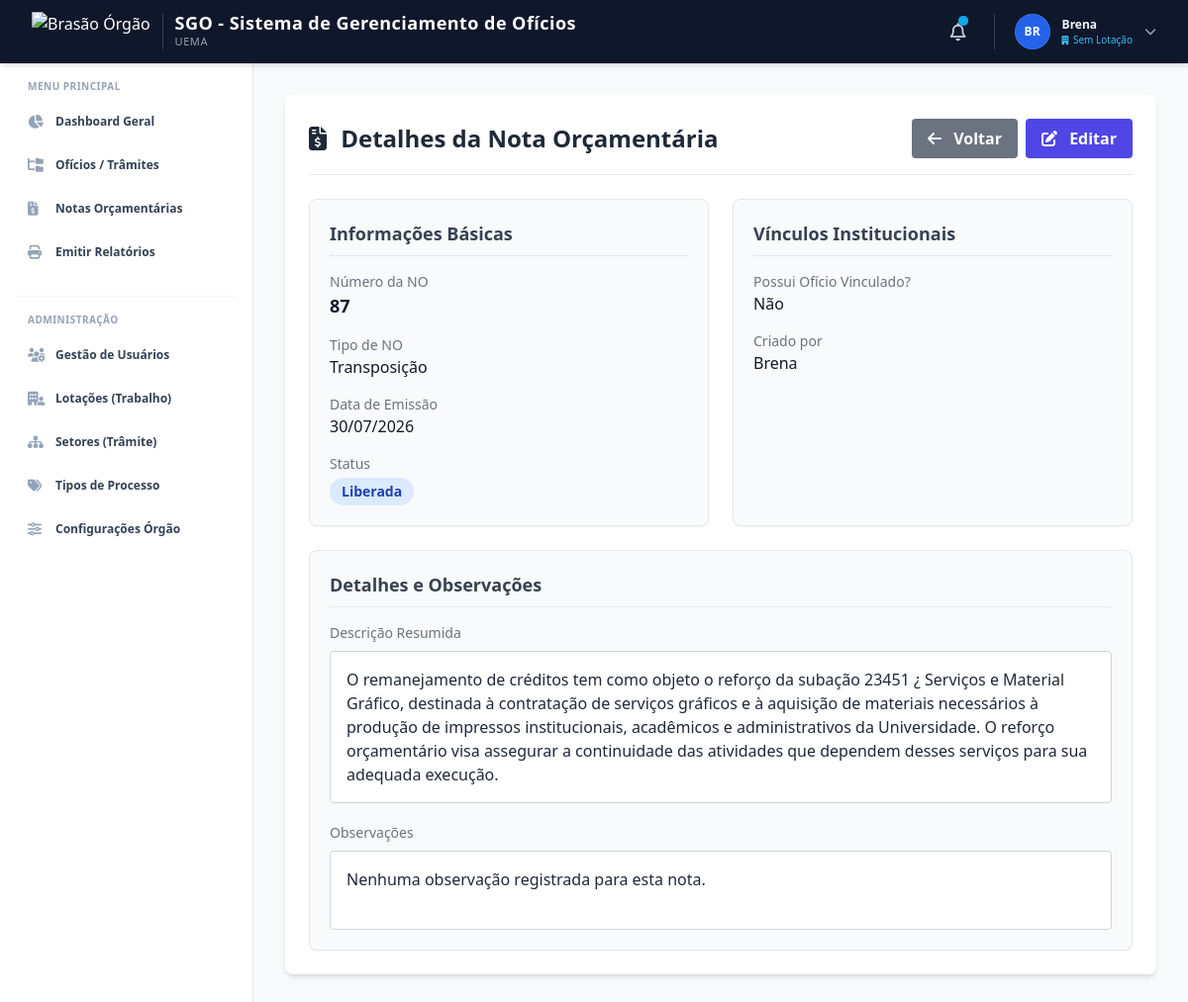
The page /notas/view/45 (signed in) on the database its author committed.
### app/models.py (models this page shows, shortened)
class Configuracao(db.Model):
    __tablename__ = 'configuracoes'
    id = db.Column(db.Integer, primary_key=True)
    nome_sistema = db.Column(db.String(100), default='SGO')
    sigla_orgao = db.Column(db.String(20), default='UEMA')
    nome_departamento = db.Column(db.String(100), default='Coordenação de Planejamento e Orçamento')
    logo_url = db.Column(db.String(500), nullable=True, default='https://upload.wikimedia.org/wikipedia/commons/2/20/Bras%C3%A3o_UEMA.png')
    itens_por_pagina = db.Column(db.Integer, default=10)
    email_suporte = db.Column(db.String(120), nullable=True)
    modo_manutencao = db.Column(db.Boolean, default=False)

class User(UserMixin, db.Model):
    __tablename__ = 'users'
    id = db.Column(db.Integer, primary_key=True)
    nome = db.Column(db.String(100), nullable=False)
    email = db.Column(db.String(120), unique=True, nullable=False, index=True)
    password_hash = db.Column(db.String(256), nullable=False)
    perfil = db.Column(db.String(20), default='Usuario', nullable=False)
    ativo = db.Column(db.Boolean, default=True)
    lotacao_id = db.Column(db.Integer, db.ForeignKey('lotacoes.id'), nullable=True)
    created_at = db.Column(db.DateTime, default=datetime.datetime.now)
    updated_at = db.Column(db.DateTime, onupdate=datetime.datetime.now)
    oficios_criados = db.relationship('Oficio', backref='criador', lazy=True)
    setores_permitidos = db.relationship('Setor', secondary=usuario_setor, backref=db.backref('usuarios_vinculados', lazy='dynamic'))
    @property
    def password(self):
        """Impede a leitura direta da senha."""
        raise AttributeError('A senha não é um atributo legível!')

class NotaOrcamentaria(db.Model):
    __tablename__ = 'notas_orcamentarias'
    id = db.Column(db.Integer, primary_key=True)
    data_emissao = db.Column(db.Date, default=datetime.date.today, nullable=False)
    numero_no = db.Column(db.String(50), unique=True, nullable=False)
    tipo_no = db.Column(db.String(50), nullable=False)
    tem_oficio = db.Column(db.String(3), default='Não', nullable=False)
    numero_oficio = db.Column(db.String(50), nullable=True)
    processo_sei = db.Column(db.String(50), nullable=True)
    descricao_resumida = db.Column(db.Text, nullable=False)
    status = db.Column(db.String(50), nullable=False)
    observacoes = db.Column(db.Text, nullable=True)
    created_at = db.Column(db.DateTime, default=datetime.datetime.now)
    criador_id = db.Column(db.Integer, db.ForeignKey('users.id'), nullable=False)
    criador = db.relationship('User', foreign_keys=[criador_id])

### app/controllers/notas.py (the view)
@notas_bp.route('/view/<int:id>', methods=['GET'])
@login_required
def view(id):
    nota = NotaOrcamentaria.query.get_or_404(id)
    if current_user.perfil != 'Administrador' and nota.criador_id != current_user.id:
        flash('Acesso negado. Você só pode visualizar as suas próprias notas.', 'danger')
        return redirect(url_for('notas.list'))
    return render_template('notas/view.html', nota=nota, title='Visualizar Nota Orçamentária')

### app/templates/notas/view.html (shortened to what this page needs)
{% extends "base/base.html" %}
{% block content %}
<div class="bg-white rounded-lg shadow-md p-6 max-w-4xl mx-auto">
    <div class="flex justify-between items-center mb-6 border-b pb-4">
        <h2 class="text-2xl font-bold text-gray-800">
            <i class="fas fa-file-invoice-dollar text-brand-600 mr-2"></i> Detalhes da Nota Orçamentária
        </h2>
        <div class="flex space-x-2">
            <a href="{{ url_for('notas.list') }}" class="bg-gray-500 hover:bg-gray-600 text-white font-bold py-2 px-4 rounded transition-colors">
                <i class="fas fa-arrow-left mr-2"></i> Voltar
            </a>
            <a href="{{ url_for('notas.edit', id=nota.id) }}" class="bg-indigo-600 hover:bg-indigo-700 text-white font-bold py-2 px-4 rounded transition-colors">
                <i class="fas fa-edit mr-2"></i> Editar
            </a>
        </div>
    </div>
    <div class="grid grid-cols-1 md:grid-cols-2 gap-6">
        <div class="bg-gray-50 p-5 rounded-lg border border-gray-200 shadow-sm">
            <h3 class="text-lg font-semibold text-gray-700 mb-4 border-b pb-2">Informações Básicas</h3>
            <div class="space-y-4">
                <div>
                    <span class="block text-sm font-medium text-gray-500">Número da NO</span>
                    <span class="block text-lg font-bold text-gray-900">{{ nota.numero_no }}</span>
                </div>
                <div>
                    <span class="block text-sm font-medium text-gray-500">Tipo de NO</span>
                    <span class="block text-base text-gray-900">{{ nota.tipo_no }}</span>
                </div>
                <div>
                    <span class="block text-sm font-medium text-gray-500">Data de Emissão</span>
                    <span class="block text-base text-gray-900">{{ nota.data_emissao.strftime('%d/%m/%Y') if nota.data_emissao else 'N/D' }}</span>
                </div>
                <div>
                    <span class="block text-sm font-medium text-gray-500 mb-1">Status</span>
                    <span class="inline-flex px-3 py-1 text-sm font-semibold rounded-full
                        {% if nota.status == 'Liberada' %} bg-blue-100 text-blue-800
                        {% elif nota.status == 'Assinada' %} bg-purple-100 text-purple-800
                        {% elif nota.status == 'Associada' %} bg-yellow-100 text-yellow-800
                        {% elif nota.status == 'Realizada' %} bg-green-100 text-green-800
                        {% elif nota.status == 'Cancelada' %} bg-red-100 text-red-800
                        {% else %} bg-gray-200 text-gray-800 {% endif %}">
                        {{ nota.status }}
                    </span>
                </div>
            </div>
        </div>
        <div class="bg-gray-50 p-5 rounded-lg border border-gray-200 shadow-sm">
            <h3 class="text-lg font-semibold text-gray-700 mb-4 border-b pb-2">Vínculos Institucionais</h3>
            <div class="space-y-4">
                <div>
                    <span class="block text-sm font-medium text-gray-500">Possui Ofício Vinculado?</span>
                    <span class="block text-base text-gray-900">{{ nota.tem_oficio }}</span>
                </div>
                <div>
                    <span class="block text-sm font-medium text-gray-500">Criado por</span>
                    <span class="block text-base text-gray-900">{{ nota.criador.nome if nota.criador else 'Usuário não identificado' }}</span>
                </div>
            </div>
        </div>
        <div class="col-span-1 md:col-span-2 bg-gray-50 p-5 rounded-lg border border-gray-200 shadow-sm">
            <h3 class="text-lg font-semibold text-gray-700 mb-4 border-b pb-2">Detalhes e Observações</h3>
            <div class="space-y-5">
                <div>
                    <span class="block text-sm font-medium text-gray-500 mb-2">Descrição Resumida</span>
                    <div class="bg-white p-4 rounded border border-gray-300 text-gray-800 whitespace-pre-wrap min-h-[80px]">{{ nota.descricao_resumida }}</div>
                </div>
                <div>
                    <span class="block text-sm font-medium text-gray-500 mb-2">Observações</span>
                    <div class="bg-white p-4 rounded border border-gray-300 text-gray-800 whitespace-pre-wrap min-h-[80px]">{{ nota.observacoes or 'Nenhuma observação registrada para esta nota.' }}</div>
                </div>
            </div>
        </div>
    </div>
</div>
{% endblock %}

### app/templates/base/base.html (shortened to what this page needs)
<!DOCTYPE html>
<html lang="pt-br" class="h-full bg-slate-50">
<head>
    <script src="https://cdn.tailwindcss.com"></script>
    <link rel="stylesheet" href="https://cdnjs.cloudflare.com/ajax/libs/font-awesome/6.4.0/css/all.min.css">
    <link rel="stylesheet" href="{{ url_for('static', filename='css/style.css') }}">
</head>
<body class="h-full antialiased text-slate-700 bg-slate-50 font-sans" x-data="{ sidebarOpen: false }">
    <div class="min-h-full flex flex-col">
        <header class="bg-slate-900 text-white sticky top-0 z-30 shadow-md">
            <div class="px-4 sm:px-6 lg:px-8 h-16 flex items-center justify-between">
                <div class="flex items-center gap-4">
                    <a href="{{ url_for('main.index') }}" class="flex items-center gap-3 group">
                        <img src="{{ config_sistema.logo_url if config_sistema and config_sistema.logo_url else 'https://upload.wikimedia.org/wikipedia/commons/2/20/Bras%C3%A3o_UEMA.png' }}"
                             alt="Brasão Órgão"
                             class="h-10 w-auto object-contain transition-transform group-hover:scale-105">
                        <div class="border-l border-slate-700 pl-3">
                            <span class="font-bold text-lg leading-none block text-white tracking-wide">{{ config_sistema.nome_sistema if config_sistema else 'SGO' }}</span>
                            <span class="text-[11px] text-slate-400 block mt-0.5 uppercase tracking-wider font-medium">{{ config_sistema.sigla_orgao if config_sistema else 'UEMA' }}</span>
                        </div>
                    </a>
                </div>
                <div class="flex items-center gap-3 sm:gap-5">
                    <div class="relative" x-data="{ open: false }">
                        <button @click="open = !open"
                                type="button"
                                class="relative p-2 text-slate-300 hover:text-white hover:bg-slate-800 rounded-full focus:outline-none transition-colors">
                            <i class="fa-regular fa-bell text-lg"></i>
                            {% if notificacoes_count > 0 %}
                                <span class="absolute top-1.5 right-1.5 flex h-2.5 w-2.5">
                                  <span class="relative inline-flex rounded-full h-2.5 w-2.5 bg-sky-500"></span>
                                </span>
                            {% endif %}
                        </button>
                    </div>
                    {% if current_user.is_authenticated %}
                        <div class="relative border-l border-slate-700 pl-3 sm:pl-5" x-data="{ open: false }">
                            <button @click="open = !open" type="button" class="flex items-center gap-3 text-sm focus:outline-none group">
                                <div class="w-9 h-9 rounded-full bg-blue-600 text-white flex items-center justify-center font-bold text-xs uppercase shadow-inner border border-blue-400/30">
                                    {{ current_user.nome[:2] }}
                                </div>
                                <div class="hidden md:block text-left">
                                    <span class="font-semibold text-xs block text-slate-100 group-hover:text-white leading-none">{{ current_user.nome }}</span>
                                    <span class="text-[10px] text-sky-400 block mt-1 leading-none font-medium">
                                        <i class="fa-solid fa-building text-[9px] mr-0.5"></i>
                                        {{ current_user.lotacao_trabalho.sigla if current_user.lotacao_trabalho else 'Sem Lotação' }}
                                    </span>
                                </div>
                                <i class="fa-solid fa-chevron-down text-xs text-slate-400 group-hover:text-white transition-transform duration-200" :class="open ? 'rotate-180' : ''"></i>
                            </button>
                        </div>
                    {% endif %}
                </div>
            </div>
        </header>
        <div class="flex flex-1 relative">
            <aside class="w-64 bg-white border-r border-slate-200 flex-shrink-0 lg:block fixed lg:static inset-y-0 left-0 z-20 sidebar-transition transform lg:transform-none shadow-sm"
                   :class="sidebarOpen ? 'translate-x-0' : '-translate-x-full lg:translate-x-0'">
                <div class="p-4 space-y-6">
                    <div class="space-y-1">
                        <span class="px-3 text-[10px] font-bold tracking-wider text-slate-400 uppercase block mb-2">Menu Principal</span>
                        <a href="{{ url_for('main.index') }}" class="flex items-center gap-3 px-3 py-2.5 rounded-lg text-xs font-semibold text-slate-700 hover:bg-slate-100 hover:text-blue-600 transition-colors">
                            <i class="fa-solid fa-chart-pie text-slate-400 w-4 text-sm"></i> Dashboard Geral
                        </a>
                        <a href="{{ url_for('oficios.list') }}" class="flex items-center gap-3 px-3 py-2.5 rounded-lg text-xs font-semibold text-slate-700 hover:bg-slate-100 hover:text-blue-600 transition-colors">
                            <i class="fa-solid fa-folder-tree text-slate-400 w-4 text-sm"></i> Ofícios / Trâmites
                        </a>
                        <a href="{{ url_for('notas.list') }}" class="flex items-center gap-3 px-3 py-2.5 rounded-lg text-xs font-semibold text-slate-700 hover:bg-slate-100 hover:text-blue-600 transition-colors">
                            <i class="fa-solid fa-file-invoice-dollar text-slate-400 w-4 text-sm"></i> Notas Orçamentárias
                        </a>
                        <a href="{{ url_for('main.relatorio_geral') }}" class="flex items-center gap-3 px-3 py-2.5 rounded-lg text-xs font-semibold text-slate-700 hover:bg-slate-100 hover:text-blue-600 transition-colors">
                            <i class="fa-solid fa-print text-slate-400 w-4 text-sm"></i> Emitir Relatórios
                        </a>
                    </div>
                    {% if current_user.is_authenticated and current_user.perfil == 'Administrador' %}
                        <div class="space-y-1 border-t border-slate-100 pt-4">
                            <span class="px-3 text-[10px] font-bold tracking-wider text-slate-400 uppercase block mb-2">Administração</span>
                            <a href="{{ url_for('admin.users_list') }}" class="flex items-center gap-3 px-3 py-2.5 rounded-lg text-xs font-semibold text-slate-700 hover:bg-slate-100 hover:text-blue-600 transition-colors">
                                <i class="fa-solid fa-users-gear text-slate-400 w-4 text-sm"></i> Gestão de Usuários
                            </a>
                            <a href="{{ url_for('admin.lotacoes_list') }}" class="flex items-center gap-3 px-3 py-2.5 rounded-lg text-xs font-semibold text-slate-700 hover:bg-slate-100 hover:text-blue-600 transition-colors">
                                <i class="fa-solid fa-building-user text-slate-400 w-4 text-sm"></i> Lotações (Trabalho)
                            </a>
                            <a href="{{ url_for('admin.setores_list') }}" class="flex items-center gap-3 px-3 py-2.5 rounded-lg text-xs font-semibold text-slate-700 hover:bg-slate-100 hover:text-blue-600 transition-colors">
                                <i class="fa-solid fa-sitemap text-slate-400 w-4 text-sm"></i> Setores (Trâmite)
                            </a>
                            <a href="{{ url_for('admin.tipos_list') }}" class="flex items-center gap-3 px-3 py-2.5 rounded-lg text-xs font-semibold text-slate-700 hover:bg-slate-100 hover:text-blue-600 transition-colors">
                                <i class="fa-solid fa-tags text-slate-400 w-4 text-sm"></i> Tipos de Processo
                            </a>
                            <a href="{{ url_for('admin.configuracoes') }}" class="flex items-center gap-3 px-3 py-2.5 rounded-lg text-xs font-semibold text-slate-700 hover:bg-slate-100 hover:text-blue-600 transition-colors">
                                <i class="fa-solid fa-sliders text-slate-400 w-4 text-sm"></i> Configurações Órgão
                            </a>
                        </div>
                    {% endif %}
                </div>
            </aside>
            <main class="flex-1 p-4 sm:p-6 lg:p-8 overflow-y-auto w-full">
                {% block content %}{% endblock %}
            </main>
        </div>
    </div>
</body>
</html>

### rows shown on the page
Configuracao: nome_sistema "SGO - Sistema de Gerenciamento de Ofícios", sigla_orgao "UEMA"
User: nome "BR", nome "Brena", criador "Brena"
NotaOrcamentaria: numero_no "87", tipo_no "Transposição", data_emissao "30/07/2026", status "Liberada", tem_oficio "Não", descricao_resumida "O remanejamento de créditos tem como objeto o reforço da subação 23451 ¿ Serviços e Material Gráfico, destinada à contratação de serviços gráficos e à aquisição de materiais necessários à produção de impressos institucionais, acadêmicos e administrativos da Universidade. O reforço orçamentário visa assegurar a continuidade das atividades que dependem desses serviços para sua adequada execução.", observacoes "Nenhuma observação registrada para esta nota."
